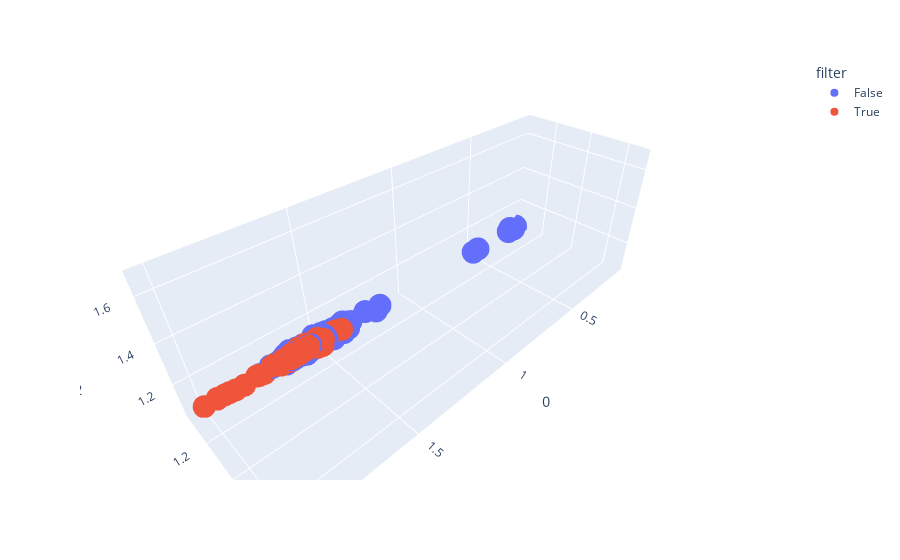

Here is the notebook cell this chart was saved with:
### Markdown cell above
And as 3D version

### Code cell
import plotly.express as px
import matplotlib.pyplot as plt
%matplotlib inline
virtual_neighbors['filter'] = filter
fig = px.scatter_3d(virtual_neighbors, x=virtual_neighbors.columns[0], y=virtual_neighbors.columns[1], z=virtual_neighbors.columns[2],
              color='filter')
plt.tight_layout()
fig.show()

### Figure 1 — Plotly figure (JSON) as saved in the notebook; plotly's stock layout.template omitted (floating-point values rounded to 4 significant figures; data arrays with more than 128 entries replaced by an {"elided": "..."} marker saying what was removed)
{"data": [{"hovertemplate": "filter=False<br>0=%{x}<br>1=%{y}<br>2=%{z}<extra></extra>", "legendgroup": "False", "marker": {"color": "#636efa", "symbol": "circle"}, "mode": "markers", "name": "False", "scene": "scene", "showlegend": true, "type": "scatter3d", "x": {"elided": "975 float values"}, "y": {"elided": "975 float values"}, "z": {"elided": "975 float values"}}, {"hovertemplate": "filter=True<br>0=%{x}<br>1=%{y}<br>2=%{z}<extra></extra>", "legendgroup": "True", "marker": {"color": "#EF553B", "symbol": "circle"}, "mode": "markers", "name": "True", "scene": "scene", "showlegend": true, "type": "scatter3d", "x": [1.995, 1.988, 1.992, 1.977, 1.996, 1.956, 2, 1.753, 1.738, 1.833, 1.808, 1.79, 1.897, 1.879, 1.934, 1.921, 1.937, 1.907, 1.903, 1.901, 1.804, 1.848, 1.797, 1.875, 1.876, 1.855, 1.871, 1.837, 1.89, 1.882, 1.832, 1.846, 1.838, 1.863, 1.837], "y": [1.292, 1.43, 1.386, 1.461, 1.293, 1.48, 1.065, 1.677, 1.685, 1.661, 1.676, 1.676, 1.632, 1.641, 1.564, 1.565, 1.548, 1.595, 1.599, 1.626, 1.67, 1.644, 1.681, 1.653, 1.643, 1.656, 1.649, 1.659, 1.633, 1.642, 1.673, 1.661, 1.666, 1.65, 1.673], "z": [1.295, 1.428, 1.386, 1.456, 1.293, 1.474, 1.065, 1.678, 1.679, 1.674, 1.656, 1.672, 1.623, 1.644, 1.562, 1.56, 1.549, 1.6, 1.604, 1.625, 1.68, 1.658, 1.658, 1.646, 1.629, 1.649, 1.656, 1.666, 1.637, 1.642, 1.673, 1.665, 1.66, 1.651, 1.672]}], "layout": {"legend": {"title": {"text": "filter"}, "tracegroupgap": 0}, "margin": {"t": 60}, "scene": {"domain": {"x": [0, 1], "y": [0, 1]}, "xaxis": {"title": {"text": "0"}}, "yaxis": {"title": {"text": "1"}}, "zaxis": {"title": {"text": "2"}}}}}
